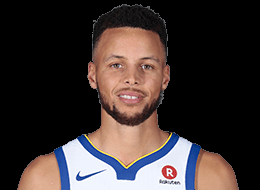
#> input picture Curry.png, 260 x 190 px
$ python GetTriangle.py   (older library calls are emulated)
#> lines starting #> are read from the running program, lines starting #| are printed output that depends on the picture; after the words box and inside, x2 and y2 are one past the last pixel; in counts of white or black regions, pixels touching at a corner belong together
import cv2
import numpy as np


# Check if a point is inside a rectangle
def rect_contains(rect, point):
    if point[0] < rect[0]:
        return False
    elif point[1] < rect[1]:
        return False
    elif point[0] > rect[2]:
        return False
    elif point[1] > rect[3]:
        return False
    return True


# Draw a point
def draw_point(img, p, color):
    # cv2.circle( img, p, 2, color, cv2.cv.CV_FILLED, cv2.LINE_AA, 0 )
    cv2.circle(img, p, 2, color, 1, cv2.LINE_AA, 0)


# Draw delaunay triangles
def draw_delaunay(img, subdiv, delaunay_color, points):
    triangleList = subdiv.getTriangleList();
    size = img.shape
    r = (0, 0, size[1], size[0])
    temp = 1

    # output_file = open("tri.txt", 'w')
    output_file = open("tri_curry.txt", 'w')
    for t in triangleList:

        pt1 = (int(t[0]), int(t[1]))
        pt2 = (int(t[2]), int(t[3]))
        pt3 = (int(t[4]), int(t[5]))

        if rect_contains(r, pt1) and rect_contains(r, pt2) and rect_contains(r, pt3):
            cv2.line(img, pt1, pt2, delaunay_color, 1, cv2.LINE_AA, 0)
            cv2.line(img, pt2, pt3, delaunay_color, 1, cv2.LINE_AA, 0)
            cv2.line(img, pt3, pt1, delaunay_color, 1, cv2.LINE_AA, 0)

            output_string = str(pt1[0])+" "+str(pt1[1])+";"+str(pt2[0])+" "+str(pt2[1])+";"+str(pt3[0])+" "+str(pt3[1]) + "\n"
            output_file.write(output_string)

            print(temp)
            temp+=1


            print("-----")
    output_file.close()


if __name__ == '__main__':

    # Define window names
    win_delaunay = "Delaunay Triangulation"

    # Turn on animation while drawing triangles
    animate = True

    # Define colors for drawing.
    delaunay_color = (255, 255, 255)
    points_color = (0, 0, 255)

    # Read in the image.
    img = cv2.imread("Curry.png")
#> img is the input picture: shape (190, 260, 3); mean B, G, R 50.2, 51.5, 61.5

    # Keep a copy around
    img_orig = img.copy();

    # Rectangle to be used with Subdiv2D
    size = img.shape
#> size = (190, 260, 3)
    print(size)
#| (190, 260, 3)

    rect = (0, 0, size[1], size[0])
#> rect = (0, 0, 260, 190)

    # Create an instance of Subdiv2D
    subdiv = cv2.Subdiv2D(rect);

    # Create an array of points.
    points = [];
    with open("Curry.txt") as file:
#> (reads Curry.txt from the repository)
        for line in file:
            x, y = line.split()
            points.append((int(x), int(y)))
    print(points[1])
    print(points[1][1])

    # Insert points into subdiv
    for p in points:
        subdiv.insert(p)

        # Show animation
        if animate:
            img_copy = img_orig.copy()
            # Draw delaunay triangles
            draw_delaunay(img_copy, subdiv, (255, 255, 255),points);
            cv2.imshow(win_delaunay, img_copy)
            cv2.waitKey(100)
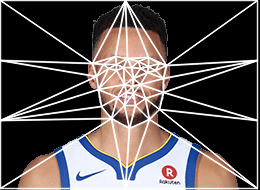
#> img_copy: shape (190, 260, 3); mean B, G, R 76.7, 77.3, 84.7

    # Draw delaunay triangles
    draw_delaunay(img, subdiv, (255, 255, 255),points);

    # Draw points
    for p in points:
        draw_point(img, p, (0, 0, 255))
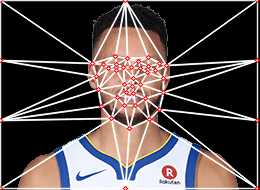
#> img: shape (190, 260, 3); 2.24% of pixels changed, all inside (x1, y1, x2, y2) = (0, 0, 260, 190)


    # Show results
    cv2.imshow(win_delaunay, img)
    cv2.waitKey(0)
